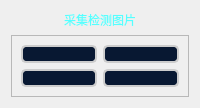
             <widget class="QWidget" name="page_2">
              <property name="styleSheet">
               <string notr="true">QLabel{
	font: 20px &quot;楷体&quot;;
}</string>
              </property>
              <layout class="QVBoxLayout" name="verticalLayout_4" stretch="1,10">
               <item>
                <widget class="QLabel" name="label_3">
                 <property name="styleSheet">
                  <string notr="true">QLabel#label_3{
	color: rgb(85, 255, 255);

}</string>
                 </property>
                 <property name="text">
                  <string>采集检测图片</string>
                 </property>
                 <property name="alignment">
                  <set>Qt::AlignCenter</set>
                 </property>
                </widget>
               </item>
               <item>
                <widget class="QFrame" name="frame_6">
                 <property name="frameShape">
                  <enum>QFrame::StyledPanel</enum>
                 </property>
                 <property name="frameShadow">
                  <enum>QFrame::Raised</enum>
                 </property>
                 <layout class="QGridLayout" name="gridLayout_5">
                  <property name="leftMargin">
                   <number>9</number>
                  </property>
                  <property name="topMargin">
                   <number>9</number>
                  </property>
                  <property name="rightMargin">
                   <number>9</number>
                  </property>
                  <property name="bottomMargin">
                   <number>9</number>
                  </property>
                  <property name="spacing">
                   <number>6</number>
                  </property>
                  <item row="0" column="0">
                   <widget class="QLabel" name="label_pic1">
                    <property name="sizePolicy">
                     <sizepolicy hsizetype="Preferred" vsizetype="Preferred">
                      <horstretch>0</horstretch>
                      <verstretch>0</verstretch>
                     </sizepolicy>
                    </property>
                    <property name="styleSheet">
                     <string notr="true">QLabel {
	background-color: #081832;
/* 边框 */
    border: 2px solid #cccccc; /* 灰色边框，宽度2px */
    border-radius: 8px;        /* 圆角边框，半径8px */
	border-top-left-radius:5px;
	border-top-right-radius:5px;
	border-bottom-right-radius:5px;
	border-bottom-left-radius:5px;
}</string>
                    </property>
                    <property name="text">
                     <string/>
                    </property>
                    <property name="alignment">
                     <set>Qt::AlignCenter</set>
                    </property>
                   </widget>
                  </item>
                  <item row="0" column="1">
                   <widget class="QLabel" name="label_pic2">
                    <property name="sizePolicy">
                     <sizepolicy hsizetype="Preferred" vsizetype="Preferred">
                      <horstretch>0</horstretch>
                      <verstretch>0</verstretch>
                     </sizepolicy>
                    </property>
                    <property name="styleSheet">
                     <string notr="true">QLabel {
	background-color: #081832;
/* 边框 */
    border: 2px solid #cccccc; /* 灰色边框，宽度2px */
    border-radius: 8px;        /* 圆角边框，半径8px */
	border-top-left-radius:5px;
	border-top-right-radius:5px;
	border-bottom-right-radius:5px;
	border-bottom-left-radius:5px;
}</string>
                    </property>
                    <property name="text">
                     <string/>
                    </property>
                    <property name="alignment">
                     <set>Qt::AlignCenter</set>
                    </property>
                   </widget>
                  </item>
                  <item row="1" column="0">
                   <widget class="QLabel" name="label_pic3">
                    <property name="sizePolicy">
                     <sizepolicy hsizetype="Preferred" vsizetype="Preferred">
                      <horstretch>0</horstretch>
                      <verstretch>0</verstretch>
                     </sizepolicy>
                    </property>
                    <property name="styleSheet">
                     <string notr="true">QLabel {
	background-color: #081832;
/* 边框 */
    border: 2px solid #cccccc; /* 灰色边框，宽度2px */
    border-radius: 8px;        /* 圆角边框，半径8px */
	border-top-left-radius:5px;
	border-top-right-radius:5px;
	border-bottom-right-radius:5px;
	border-bottom-left-radius:5px;
}</string>
                    </property>
                    <property name="text">
                     <string/>
                    </property>
                    <property name="alignment">
                     <set>Qt::AlignCenter</set>
                    </property>
                   </widget>
                  </item>
                  <item row="1" column="1">
                   <widget class="QLabel" name="label_pic4">
                    <property name="sizePolicy">
                     <sizepolicy hsizetype="Preferred" vsizetype="Preferred">
                      <horstretch>0</horstretch>
                      <verstretch>0</verstretch>
                     </sizepolicy>
                    </property>
                    <property name="styleSheet">
                     <string notr="true">QLabel {
	background-color: #081832;
/* 边框 */
    border: 2px solid #cccccc; /* 灰色边框，宽度2px */
    border-radius: 8px;        /* 圆角边框，半径8px */
	border-top-left-radius:5px;
	border-top-right-radius:5px;
	border-bottom-right-radius:5px;
	border-bottom-left-radius:5px;
}</string>
                    </property>
                    <property name="text">
                     <string/>
                    </property>
                    <property name="alignment">
                     <set>Qt::AlignCenter</set>
                    </property>
                   </widget>
                  </item>
                 </layout>
                </widget>
               </item>
              </layout>
             </widget>
